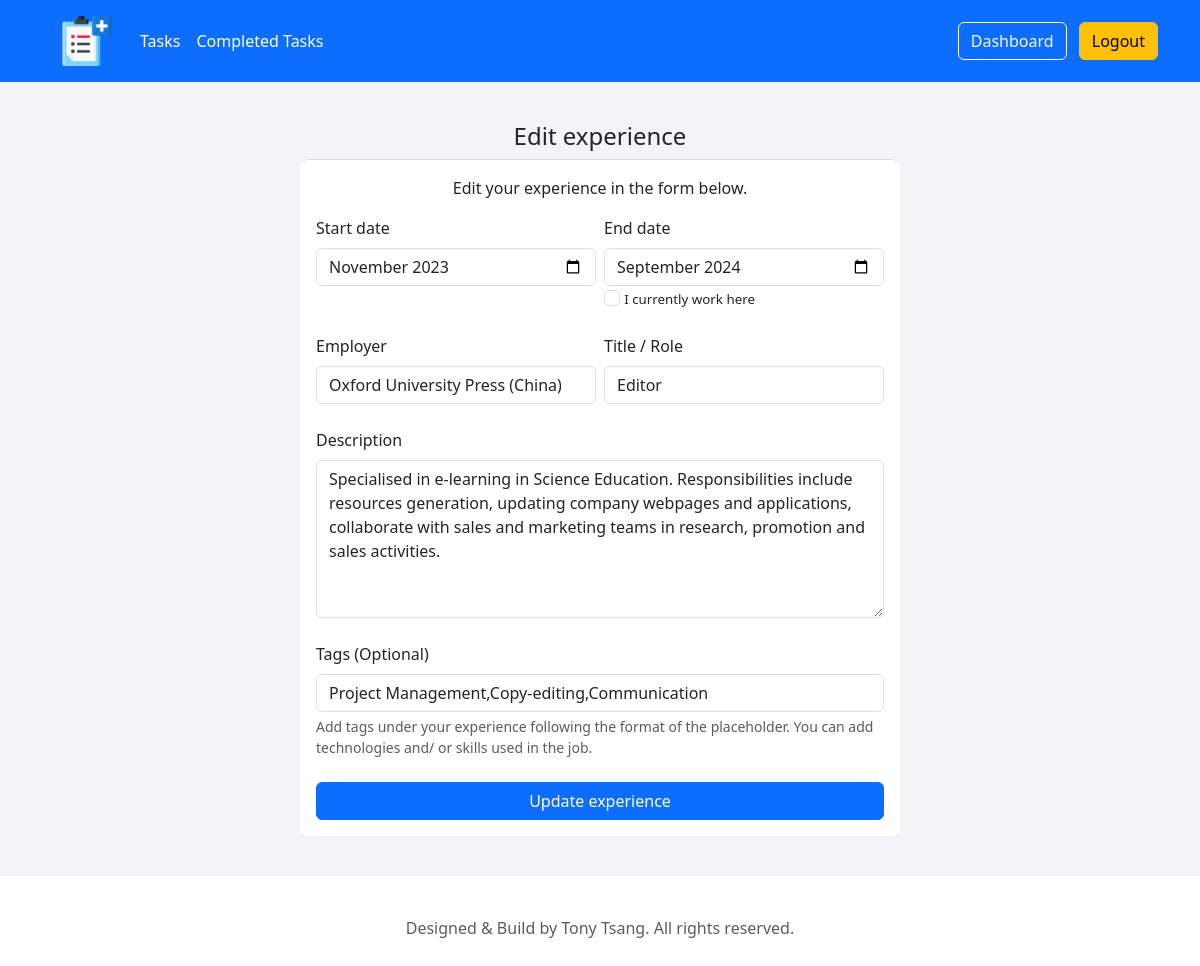
/experience/edit/6 (signed in), run on the app's committed database.
### tables this page shows
CREATE TABLE "experience"(
    "experience_id" INTEGER PRIMARY KEY AUTOINCREMENT,
    "user_id" INTEGER NOT NULL,
    "start_date" TEXT NOT NULL,
    "end_date" TEXT NOT NULL,
    "employer" TEXT NOT NULL,
    "role" TEXT NOT NULL,
    "description" TEXT NOT NULL,
    "tags" TEXT,
    FOREIGN KEY ("user_id") REFERENCES "users" ("id")
);

### webapp_prototype/portfolio/routes.py (the view, shortened to what this page needs)
@app.route('/experience/edit/<int:id>', methods = ['GET', 'POST'])
def edit_experience(id):
    if not session.get("user_id"):
        flash("Please login first", "warning")
        return redirect(url_for('login'))
    user_id = session["user_id"]
    username = session["username"]
    sql_validate = "SELECT user_id FROM experience WHERE experience_id = :experience_id"
    sql_validate_q = text(sql_validate)
    result = db.engine.connect().execute(sql_validate_q, {'experience_id':id}).fetchone()
    if not result:
        abort(404, description="Item not found.")
        return redirect(url_for('experience'))
    if result.user_id != user_id:
        flash('Invalid permission', 'danger')
        return redirect(url_for('experience'))
    sql = "SELECT * FROM experience WHERE user_id = :user_id AND experience_id = :experience_id"
    sql_q = text(sql)
    user_experience = db.engine.connect().execute(sql_q, {'user_id':user_id, 'experience_id':id}).fetchone()
    return render_template("edit_experience.html", user_experience=user_experience)

### webapp_prototype/portfolio/templates/edit_experience.html (shortened to what this page needs)
{% extends "layout.html" %}
{% block content %}
<div class="container">
    <div class="text-center">
        <h1 class="h4 mb-2 fw-normal">Edit experience</h1>
    </div>
    <div class="container text-left form-container">
        <p class="text-center">Edit your experience in the form below.</p>
        <form method="POST" class="row g-2">
            <div class="mb-3 col-md-6">
                <label for="start_date" class="form-label">Start date</label>
                <input type="month" name="start_date" class="form-control"  value="{{user_experience.start_date}}" required>
            </div>
            <div class="mb-3 col-md-6">
                <label for="end_date" class="form-label">End date</label>
                <input type="month" name="end_date" class="form-control" value="{{user_experience.end_date}}" required>
                <input class="form-check-input" id="check-current" type="checkbox" >
                <label class="form-check-label" for="check-current">
                    I currently work here
                </label>
            </div>
            <div class="mb-3 col-md-6">
                <label for="employer" class="form-label">Employer</label>
                <input type="text" name="employer" class="form-control" placeholder="Google" value="{{user_experience.employer}}" required>
            </div>
            <div class="mb-3 col-md-6">
                <label for="role" class="form-label">Title / Role</label>
                <input type="text" name="role" class="form-control" placeholder="Software engineer" value ="{{user_experience.role}}" required>
            </div>
            <div class="mb-3">
                <label for="description" class="form-label">Description</label>
                <textarea id="description" name="description" class="form-control" rows="6" placeholder="A brief overview of your responsibilities and achievements during your time in this position." required>{{user_experience.description}}</textarea>
            </div>
            <div class="mb-3">
                <label for="tags" class="form-label">Tags (Optional)</label>
                <input type="text" id="exp-tags" name="exp-tag" class="form-control" placeholder="Python,SQL,R" value="{{user_experience.tags}}" aria-describedby="tagshelpblock">
                <div id="tagshelpblock" class="form-text">
                    Add tags under your experience following the format of the placeholder. You can add technologies and/ or skills used in the job.
                </div>
            </div>
            <div class="d-grid gap-2">
                <button type="submit" class="btn btn-primary">Update experience</button>
            </div>
        </form>
    </div>
</div>
{% endblock content %}

### webapp_prototype/portfolio/static/css/style.css (style rules this page uses)
html { scroll-behavior: smooth; }
.form-container { background-color: #fff; border-radius: 8px; border-top: 1px solid #dadde1; box-sizing: border-box; padding: 16px; position: relative; width: 600px; }
.form-check-label { font-size: smaller; }

### data on the page
experience: start_date "2023-11", end_date "2024-09", employer "Oxford University Press (China)", role "Editor", description "Specialised in e-learning in Science Education. Responsibilities include resources generation, updating company webpages and applications, collaborate with sales and marketing teams in research, promotion and sales activities.", exp-tag "Project Management,Copy-editing,Communication"
